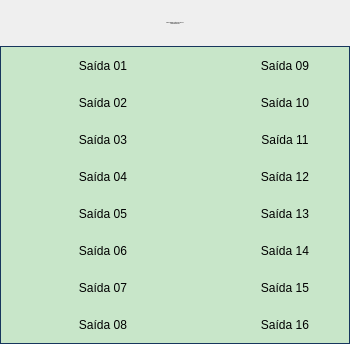
<?xml version="1.0" encoding="UTF-8"?>
<ui version="4.0">
 <class>Form</class>
 <widget class="QWidget" name="Form">
  <property name="geometry">
   <rect>
    <x>0</x>
    <y>0</y>
    <width>350</width>
    <height>344</height>
   </rect>
  </property>
  <property name="minimumSize">
   <size>
    <width>350</width>
    <height>340</height>
   </size>
  </property>
  <property name="maximumSize">
   <size>
    <width>350</width>
    <height>344</height>
   </size>
  </property>
  <property name="windowTitle">
   <string>Cartão 5069-OB16 06 Controladora Booster</string>
  </property>
  <layout class="QVBoxLayout" name="verticalLayout">
   <property name="spacing">
    <number>0</number>
   </property>
   <property name="leftMargin">
    <number>0</number>
   </property>
   <property name="topMargin">
    <number>0</number>
   </property>
   <property name="rightMargin">
    <number>0</number>
   </property>
   <property name="bottomMargin">
    <number>0</number>
   </property>
   <item>
    <layout class="QVBoxLayout" name="verticalLayout_2">
     <property name="spacing">
      <number>0</number>
     </property>
     <item>
      <widget class="PyDMLabel" name="PyDMLabel_17">
       <property name="font">
        <font>
         <pointsize>-1</pointsize>
        </font>
       </property>
       <property name="toolTip">
        <string/>
       </property>
       <property name="styleSheet">
        <string notr="true">PyDMLabel {
 qproperty-alignment: AlignCenter;
 border: 1px solid #FF17365D;
 background-color: #FF17365D;
 color: rgb(255, 255, 255);
 min-height: 45px;
 max-height: 45px;
 font-size: 14px;
}
</string>
       </property>
       <property name="midLineWidth">
        <number>0</number>
       </property>
       <property name="text">
        <string>Falhas Hardware Cartão 5069-OB16 06
Controladora Booster</string>
       </property>
       <property name="alignment">
        <set>Qt::AlignCenter</set>
       </property>
      </widget>
     </item>
     <item>
      <widget class="QFrame" name="frame">
       <property name="styleSheet">
        <string notr="true">QFrame#frame{
     border: 1px solid #FF17365D;
	 background-color: #c8e6c9;
}

PyDMByteIndicator {
  min-height: 1.50em;
  max-height: 1.50em;
  min-width: 1.50em;
}</string>
       </property>
       <property name="frameShape">
        <enum>QFrame::StyledPanel</enum>
       </property>
       <property name="frameShadow">
        <enum>QFrame::Raised</enum>
       </property>
       <layout class="QVBoxLayout" name="verticalLayout_3">
        <property name="spacing">
         <number>0</number>
        </property>
        <property name="leftMargin">
         <number>0</number>
        </property>
        <property name="topMargin">
         <number>0</number>
        </property>
        <property name="rightMargin">
         <number>0</number>
        </property>
        <property name="bottomMargin">
         <number>0</number>
        </property>
        <item>
         <layout class="QGridLayout" name="gridLayout">
          <property name="leftMargin">
           <number>5</number>
          </property>
          <property name="topMargin">
           <number>5</number>
          </property>
          <property name="rightMargin">
           <number>5</number>
          </property>
          <property name="bottomMargin">
           <number>5</number>
          </property>
          <property name="horizontalSpacing">
           <number>5</number>
          </property>
          <property name="verticalSpacing">
           <number>10</number>
          </property>
          <item row="4" column="0">
           <widget class="PyDMByteIndicator" name="PyDMByteIndicator_5">
            <property name="sizePolicy">
             <sizepolicy hsizetype="Fixed" vsizetype="Fixed">
              <horstretch>0</horstretch>
              <verstretch>0</verstretch>
             </sizepolicy>
            </property>
            <property name="minimumSize">
             <size>
              <width>27</width>
              <height>27</height>
             </size>
            </property>
            <property name="maximumSize">
             <size>
              <width>30</width>
              <height>27</height>
             </size>
            </property>
            <property name="toolTip">
             <string/>
            </property>
            <property name="channel" stdset="0">
             <string>ca://RA-RaBO02:RF-IntlkCtrl:OutDig04-Mon.VAL</string>
            </property>
            <property name="onColor" stdset="0">
             <color>
              <red>255</red>
              <green>0</green>
              <blue>0</blue>
             </color>
            </property>
            <property name="offColor" stdset="0">
             <color>
              <red>0</red>
              <green>255</green>
              <blue>0</blue>
             </color>
            </property>
            <property name="showLabels" stdset="0">
             <bool>false</bool>
            </property>
            <property name="circles" stdset="0">
             <bool>true</bool>
            </property>
           </widget>
          </item>
          <item row="4" column="1">
           <widget class="PyDMLabel" name="PyDMLabel_5">
            <property name="sizePolicy">
             <sizepolicy hsizetype="Fixed" vsizetype="Fixed">
              <horstretch>0</horstretch>
              <verstretch>0</verstretch>
             </sizepolicy>
            </property>
            <property name="minimumSize">
             <size>
              <width>100</width>
              <height>25</height>
             </size>
            </property>
            <property name="maximumSize">
             <size>
              <width>100</width>
              <height>25</height>
             </size>
            </property>
            <property name="toolTip">
             <string/>
            </property>
            <property name="text">
             <string>Saída 05</string>
            </property>
            <property name="alignment">
             <set>Qt::AlignCenter</set>
            </property>
           </widget>
          </item>
          <item row="0" column="4">
           <widget class="PyDMLabel" name="PyDMLabel_9">
            <property name="sizePolicy">
             <sizepolicy hsizetype="Fixed" vsizetype="Fixed">
              <horstretch>0</horstretch>
              <verstretch>0</verstretch>
             </sizepolicy>
            </property>
            <property name="minimumSize">
             <size>
              <width>100</width>
              <height>25</height>
             </size>
            </property>
            <property name="maximumSize">
             <size>
              <width>100</width>
              <height>25</height>
             </size>
            </property>
            <property name="toolTip">
             <string/>
            </property>
            <property name="text">
             <string>Saída 09</string>
            </property>
            <property name="alignment">
             <set>Qt::AlignCenter</set>
            </property>
           </widget>
          </item>
          <item row="7" column="3">
           <widget class="PyDMByteIndicator" name="PyDMByteIndicator_16">
            <property name="sizePolicy">
             <sizepolicy hsizetype="Fixed" vsizetype="Fixed">
              <horstretch>0</horstretch>
              <verstretch>0</verstretch>
             </sizepolicy>
            </property>
            <property name="minimumSize">
             <size>
              <width>27</width>
              <height>27</height>
             </size>
            </property>
            <property name="maximumSize">
             <size>
              <width>30</width>
              <height>27</height>
             </size>
            </property>
            <property name="toolTip">
             <string/>
            </property>
            <property name="channel" stdset="0">
             <string>ca://RA-RaBO02:RF-IntlkCtrl:OutDig15-Mon.VAL</string>
            </property>
            <property name="onColor" stdset="0">
             <color>
              <red>255</red>
              <green>0</green>
              <blue>0</blue>
             </color>
            </property>
            <property name="offColor" stdset="0">
             <color>
              <red>0</red>
              <green>255</green>
              <blue>0</blue>
             </color>
            </property>
            <property name="showLabels" stdset="0">
             <bool>false</bool>
            </property>
            <property name="circles" stdset="0">
             <bool>true</bool>
            </property>
           </widget>
          </item>
          <item row="2" column="1">
           <widget class="PyDMLabel" name="PyDMLabel_3">
            <property name="sizePolicy">
             <sizepolicy hsizetype="Fixed" vsizetype="Fixed">
              <horstretch>0</horstretch>
              <verstretch>0</verstretch>
             </sizepolicy>
            </property>
            <property name="minimumSize">
             <size>
              <width>100</width>
              <height>25</height>
             </size>
            </property>
            <property name="maximumSize">
             <size>
              <width>100</width>
              <height>25</height>
             </size>
            </property>
            <property name="toolTip">
             <string/>
            </property>
            <property name="text">
             <string>Saída 03</string>
            </property>
            <property name="alignment">
             <set>Qt::AlignCenter</set>
            </property>
           </widget>
          </item>
          <item row="6" column="1">
           <widget class="PyDMLabel" name="PyDMLabel_7">
            <property name="sizePolicy">
             <sizepolicy hsizetype="Fixed" vsizetype="Fixed">
              <horstretch>0</horstretch>
              <verstretch>0</verstretch>
             </sizepolicy>
            </property>
            <property name="minimumSize">
             <size>
              <width>100</width>
              <height>25</height>
             </size>
            </property>
            <property name="maximumSize">
             <size>
              <width>100</width>
              <height>25</height>
             </size>
            </property>
            <property name="toolTip">
             <string/>
            </property>
            <property name="text">
             <string>Saída 07</string>
            </property>
            <property name="alignment">
             <set>Qt::AlignCenter</set>
            </property>
           </widget>
          </item>
          <item row="3" column="1">
           <widget class="PyDMLabel" name="PyDMLabel_4">
            <property name="sizePolicy">
             <sizepolicy hsizetype="Fixed" vsizetype="Fixed">
              <horstretch>0</horstretch>
              <verstretch>0</verstretch>
             </sizepolicy>
            </property>
            <property name="minimumSize">
             <size>
              <width>100</width>
              <height>25</height>
             </size>
            </property>
            <property name="maximumSize">
             <size>
              <width>100</width>
              <height>25</height>
             </size>
            </property>
            <property name="toolTip">
             <string/>
            </property>
            <property name="text">
             <string>Saída 04</string>
            </property>
            <property name="alignment">
             <set>Qt::AlignCenter</set>
            </property>
           </widget>
          </item>
          <item row="1" column="3">
           <widget class="PyDMByteIndicator" name="PyDMByteIndicator_10">
            <property name="sizePolicy">
             <sizepolicy hsizetype="Fixed" vsizetype="Fixed">
              <horstretch>0</horstretch>
              <verstretch>0</verstretch>
             </sizepolicy>
            </property>
            <property name="minimumSize">
             <size>
              <width>27</width>
              <height>27</height>
             </size>
            </property>
            <property name="maximumSize">
             <size>
              <width>30</width>
              <height>27</height>
             </size>
            </property>
            <property name="toolTip">
             <string/>
            </property>
            <property name="channel" stdset="0">
             <string>ca://RA-RaBO02:RF-IntlkCtrl:OutDig09-Mon.VAL</string>
            </property>
            <property name="onColor" stdset="0">
             <color>
              <red>255</red>
              <green>0</green>
              <blue>0</blue>
             </color>
            </property>
            <property name="offColor" stdset="0">
             <color>
              <red>0</red>
              <green>255</green>
              <blue>0</blue>
             </color>
            </property>
            <property name="showLabels" stdset="0">
             <bool>false</bool>
            </property>
            <property name="circles" stdset="0">
             <bool>true</bool>
            </property>
           </widget>
          </item>
          <item row="1" column="0">
           <widget class="PyDMByteIndicator" name="PyDMByteIndicator_2">
            <property name="sizePolicy">
             <sizepolicy hsizetype="Fixed" vsizetype="Fixed">
              <horstretch>0</horstretch>
              <verstretch>0</verstretch>
             </sizepolicy>
            </property>
            <property name="minimumSize">
             <size>
              <width>27</width>
              <height>27</height>
             </size>
            </property>
            <property name="maximumSize">
             <size>
              <width>30</width>
              <height>27</height>
             </size>
            </property>
            <property name="toolTip">
             <string/>
            </property>
            <property name="channel" stdset="0">
             <string>ca://RA-RaBO02:RF-IntlkCtrl:OutDig01-Mon.VAL</string>
            </property>
            <property name="onColor" stdset="0">
             <color>
              <red>255</red>
              <green>0</green>
              <blue>0</blue>
             </color>
            </property>
            <property name="offColor" stdset="0">
             <color>
              <red>0</red>
              <green>255</green>
              <blue>0</blue>
             </color>
            </property>
            <property name="showLabels" stdset="0">
             <bool>false</bool>
            </property>
            <property name="circles" stdset="0">
             <bool>true</bool>
            </property>
           </widget>
          </item>
          <item row="7" column="4">
           <widget class="PyDMLabel" name="PyDMLabel_16">
            <property name="sizePolicy">
             <sizepolicy hsizetype="Fixed" vsizetype="Fixed">
              <horstretch>0</horstretch>
              <verstretch>0</verstretch>
             </sizepolicy>
            </property>
            <property name="minimumSize">
             <size>
              <width>100</width>
              <height>25</height>
             </size>
            </property>
            <property name="maximumSize">
             <size>
              <width>100</width>
              <height>25</height>
             </size>
            </property>
            <property name="toolTip">
             <string/>
            </property>
            <property name="text">
             <string>Saída 16</string>
            </property>
            <property name="alignment">
             <set>Qt::AlignCenter</set>
            </property>
           </widget>
          </item>
          <item row="4" column="3">
           <widget class="PyDMByteIndicator" name="PyDMByteIndicator_13">
            <property name="sizePolicy">
             <sizepolicy hsizetype="Fixed" vsizetype="Fixed">
              <horstretch>0</horstretch>
              <verstretch>0</verstretch>
             </sizepolicy>
            </property>
            <property name="minimumSize">
             <size>
              <width>27</width>
              <height>27</height>
             </size>
            </property>
            <property name="maximumSize">
             <size>
              <width>30</width>
              <height>27</height>
             </size>
            </property>
            <property name="toolTip">
             <string/>
            </property>
            <property name="channel" stdset="0">
             <string>ca://RA-RaBO02:RF-IntlkCtrl:OutDig12-Mon.VAL</string>
            </property>
            <property name="onColor" stdset="0">
             <color>
              <red>255</red>
              <green>0</green>
              <blue>0</blue>
             </color>
            </property>
            <property name="offColor" stdset="0">
             <color>
              <red>0</red>
              <green>255</green>
              <blue>0</blue>
             </color>
            </property>
            <property name="showLabels" stdset="0">
             <bool>false</bool>
            </property>
            <property name="circles" stdset="0">
             <bool>true</bool>
            </property>
           </widget>
          </item>
          <item row="6" column="4">
           <widget class="PyDMLabel" name="PyDMLabel_15">
            <property name="sizePolicy">
             <sizepolicy hsizetype="Fixed" vsizetype="Fixed">
              <horstretch>0</horstretch>
              <verstretch>0</verstretch>
             </sizepolicy>
            </property>
            <property name="minimumSize">
             <size>
              <width>100</width>
              <height>25</height>
             </size>
            </property>
            <property name="maximumSize">
             <size>
              <width>100</width>
              <height>25</height>
             </size>
            </property>
            <property name="toolTip">
             <string/>
            </property>
            <property name="text">
             <string>Saída 15</string>
            </property>
            <property name="alignment">
             <set>Qt::AlignCenter</set>
            </property>
           </widget>
          </item>
          <item row="2" column="4">
           <widget class="PyDMLabel" name="PyDMLabel_11">
            <property name="sizePolicy">
             <sizepolicy hsizetype="Fixed" vsizetype="Fixed">
              <horstretch>0</horstretch>
              <verstretch>0</verstretch>
             </sizepolicy>
            </property>
            <property name="minimumSize">
             <size>
              <width>100</width>
              <height>25</height>
             </size>
            </property>
            <property name="maximumSize">
             <size>
              <width>100</width>
              <height>25</height>
             </size>
            </property>
            <property name="toolTip">
             <string/>
            </property>
            <property name="text">
             <string>Saída 11</string>
            </property>
            <property name="alignment">
             <set>Qt::AlignCenter</set>
            </property>
           </widget>
          </item>
          <item row="2" column="0">
           <widget class="PyDMByteIndicator" name="PyDMByteIndicator_3">
            <property name="sizePolicy">
             <sizepolicy hsizetype="Fixed" vsizetype="Fixed">
              <horstretch>0</horstretch>
              <verstretch>0</verstretch>
             </sizepolicy>
            </property>
            <property name="minimumSize">
             <size>
              <width>27</width>
              <height>27</height>
             </size>
            </property>
            <property name="maximumSize">
             <size>
              <width>30</width>
              <height>27</height>
             </size>
            </property>
            <property name="toolTip">
             <string/>
            </property>
            <property name="channel" stdset="0">
             <string>ca://RA-RaBO02:RF-IntlkCtrl:OutDig02-Mon.VAL</string>
            </property>
            <property name="onColor" stdset="0">
             <color>
              <red>255</red>
              <green>0</green>
              <blue>0</blue>
             </color>
            </property>
            <property name="offColor" stdset="0">
             <color>
              <red>0</red>
              <green>255</green>
              <blue>0</blue>
             </color>
            </property>
            <property name="showLabels" stdset="0">
             <bool>false</bool>
            </property>
            <property name="circles" stdset="0">
             <bool>true</bool>
            </property>
           </widget>
          </item>
          <item row="5" column="1">
           <widget class="PyDMLabel" name="PyDMLabel_6">
            <property name="sizePolicy">
             <sizepolicy hsizetype="Fixed" vsizetype="Fixed">
              <horstretch>0</horstretch>
              <verstretch>0</verstretch>
             </sizepolicy>
            </property>
            <property name="minimumSize">
             <size>
              <width>100</width>
              <height>25</height>
             </size>
            </property>
            <property name="maximumSize">
             <size>
              <width>100</width>
              <height>25</height>
             </size>
            </property>
            <property name="toolTip">
             <string/>
            </property>
            <property name="text">
             <string>Saída 06</string>
            </property>
            <property name="alignment">
             <set>Qt::AlignCenter</set>
            </property>
           </widget>
          </item>
          <item row="6" column="0">
           <widget class="PyDMByteIndicator" name="PyDMByteIndicator_7">
            <property name="sizePolicy">
             <sizepolicy hsizetype="Fixed" vsizetype="Fixed">
              <horstretch>0</horstretch>
              <verstretch>0</verstretch>
             </sizepolicy>
            </property>
            <property name="minimumSize">
             <size>
              <width>27</width>
              <height>27</height>
             </size>
            </property>
            <property name="maximumSize">
             <size>
              <width>30</width>
              <height>27</height>
             </size>
            </property>
            <property name="toolTip">
             <string/>
            </property>
            <property name="channel" stdset="0">
             <string>ca://RA-RaBO02:RF-IntlkCtrl:OutDig06-Mon.VAL</string>
            </property>
            <property name="onColor" stdset="0">
             <color>
              <red>255</red>
              <green>0</green>
              <blue>0</blue>
             </color>
            </property>
            <property name="offColor" stdset="0">
             <color>
              <red>0</red>
              <green>255</green>
              <blue>0</blue>
             </color>
            </property>
            <property name="orientation" stdset="0">
             <enum>Qt::Vertical</enum>
            </property>
            <property name="showLabels" stdset="0">
             <bool>false</bool>
            </property>
            <property name="circles" stdset="0">
             <bool>true</bool>
            </property>
           </widget>
          </item>
          <item row="5" column="4">
           <widget class="PyDMLabel" name="PyDMLabel_14">
            <property name="sizePolicy">
             <sizepolicy hsizetype="Fixed" vsizetype="Fixed">
              <horstretch>0</horstretch>
              <verstretch>0</verstretch>
             </sizepolicy>
            </property>
            <property name="minimumSize">
             <size>
              <width>100</width>
              <height>25</height>
             </size>
            </property>
            <property name="maximumSize">
             <size>
              <width>100</width>
              <height>25</height>
             </size>
            </property>
            <property name="toolTip">
             <string/>
            </property>
            <property name="text">
             <string>Saída 14</string>
            </property>
            <property name="alignment">
             <set>Qt::AlignCenter</set>
            </property>
           </widget>
          </item>
          <item row="6" column="3">
           <widget class="PyDMByteIndicator" name="PyDMByteIndicator_15">
            <property name="sizePolicy">
             <sizepolicy hsizetype="Fixed" vsizetype="Fixed">
              <horstretch>0</horstretch>
              <verstretch>0</verstretch>
             </sizepolicy>
            </property>
            <property name="minimumSize">
             <size>
              <width>27</width>
              <height>27</height>
             </size>
            </property>
            <property name="maximumSize">
             <size>
              <width>30</width>
              <height>27</height>
             </size>
            </property>
            <property name="toolTip">
             <string/>
            </property>
            <property name="channel" stdset="0">
             <string>ca://RA-RaBO02:RF-IntlkCtrl:OutDig14-Mon.VAL</string>
            </property>
            <property name="onColor" stdset="0">
             <color>
              <red>255</red>
              <green>0</green>
              <blue>0</blue>
             </color>
            </property>
            <property name="offColor" stdset="0">
             <color>
              <red>0</red>
              <green>255</green>
              <blue>0</blue>
             </color>
            </property>
            <property name="showLabels" stdset="0">
             <bool>false</bool>
            </property>
            <property name="circles" stdset="0">
             <bool>true</bool>
            </property>
           </widget>
          </item>
          <item row="0" column="1">
           <widget class="PyDMLabel" name="PyDMLabel">
            <property name="sizePolicy">
             <sizepolicy hsizetype="Fixed" vsizetype="Fixed">
              <horstretch>0</horstretch>
              <verstretch>0</verstretch>
             </sizepolicy>
            </property>
            <property name="minimumSize">
             <size>
              <width>100</width>
              <height>25</height>
             </size>
            </property>
            <property name="maximumSize">
             <size>
              <width>100</width>
              <height>25</height>
             </size>
            </property>
            <property name="toolTip">
             <string/>
            </property>
            <property name="text">
             <string>Saída 01</string>
            </property>
            <property name="alignment">
             <set>Qt::AlignCenter</set>
            </property>
            <property name="channel" stdset="0">
             <string/>
            </property>
           </widget>
          </item>
          <item row="0" column="0">
           <widget class="PyDMByteIndicator" name="PyDMByteIndicator">
            <property name="sizePolicy">
             <sizepolicy hsizetype="Fixed" vsizetype="Fixed">
              <horstretch>0</horstretch>
              <verstretch>0</verstretch>
             </sizepolicy>
            </property>
            <property name="minimumSize">
             <size>
              <width>27</width>
              <height>27</height>
             </size>
            </property>
            <property name="maximumSize">
             <size>
              <width>30</width>
              <height>27</height>
             </size>
            </property>
            <property name="toolTip">
             <string/>
            </property>
            <property name="channel" stdset="0">
             <string>ca://RA-RaBO02:RF-IntlkCtrl:OutDig00-Mon.VAL</string>
            </property>
            <property name="onColor" stdset="0">
             <color>
              <red>255</red>
              <green>0</green>
              <blue>0</blue>
             </color>
            </property>
            <property name="offColor" stdset="0">
             <color>
              <red>0</red>
              <green>255</green>
              <blue>0</blue>
             </color>
            </property>
            <property name="showLabels" stdset="0">
             <bool>false</bool>
            </property>
            <property name="circles" stdset="0">
             <bool>true</bool>
            </property>
            <property name="labelPosition" stdset="0">
             <enum>QTabWidget::East</enum>
            </property>
           </widget>
          </item>
          <item row="1" column="4">
           <widget class="PyDMLabel" name="PyDMLabel_10">
            <property name="sizePolicy">
             <sizepolicy hsizetype="Fixed" vsizetype="Fixed">
              <horstretch>0</horstretch>
              <verstretch>0</verstretch>
             </sizepolicy>
            </property>
            <property name="minimumSize">
             <size>
              <width>100</width>
              <height>25</height>
             </size>
            </property>
            <property name="maximumSize">
             <size>
              <width>100</width>
              <height>25</height>
             </size>
            </property>
            <property name="toolTip">
             <string/>
            </property>
            <property name="text">
             <string>Saída 10</string>
            </property>
            <property name="alignment">
             <set>Qt::AlignCenter</set>
            </property>
           </widget>
          </item>
          <item row="2" column="3">
           <widget class="PyDMByteIndicator" name="PyDMByteIndicator_11">
            <property name="sizePolicy">
             <sizepolicy hsizetype="Fixed" vsizetype="Fixed">
              <horstretch>0</horstretch>
              <verstretch>0</verstretch>
             </sizepolicy>
            </property>
            <property name="minimumSize">
             <size>
              <width>27</width>
              <height>27</height>
             </size>
            </property>
            <property name="maximumSize">
             <size>
              <width>30</width>
              <height>27</height>
             </size>
            </property>
            <property name="toolTip">
             <string/>
            </property>
            <property name="channel" stdset="0">
             <string>ca://RA-RaBO02:RF-IntlkCtrl:OutDig10-Mon.VAL</string>
            </property>
            <property name="onColor" stdset="0">
             <color>
              <red>255</red>
              <green>0</green>
              <blue>0</blue>
             </color>
            </property>
            <property name="offColor" stdset="0">
             <color>
              <red>0</red>
              <green>255</green>
              <blue>0</blue>
             </color>
            </property>
            <property name="showLabels" stdset="0">
             <bool>false</bool>
            </property>
            <property name="circles" stdset="0">
             <bool>true</bool>
            </property>
           </widget>
          </item>
          <item row="3" column="0">
           <widget class="PyDMByteIndicator" name="PyDMByteIndicator_4">
            <property name="sizePolicy">
             <sizepolicy hsizetype="Fixed" vsizetype="Fixed">
              <horstretch>0</horstretch>
              <verstretch>0</verstretch>
             </sizepolicy>
            </property>
            <property name="minimumSize">
             <size>
              <width>27</width>
              <height>27</height>
             </size>
            </property>
            <property name="maximumSize">
             <size>
              <width>30</width>
              <height>27</height>
             </size>
            </property>
            <property name="toolTip">
             <string/>
            </property>
            <property name="channel" stdset="0">
             <string>ca://RA-RaBO02:RF-IntlkCtrl:OutDig03-Mon.VAL</string>
            </property>
            <property name="onColor" stdset="0">
             <color>
              <red>255</red>
              <green>0</green>
              <blue>0</blue>
             </color>
            </property>
            <property name="offColor" stdset="0">
             <color>
              <red>0</red>
              <green>255</green>
              <blue>0</blue>
             </color>
            </property>
            <property name="showLabels" stdset="0">
             <bool>false</bool>
            </property>
            <property name="circles" stdset="0">
             <bool>true</bool>
            </property>
           </widget>
          </item>
          <item row="4" column="4">
           <widget class="PyDMLabel" name="PyDMLabel_13">
            <property name="sizePolicy">
             <sizepolicy hsizetype="Fixed" vsizetype="Fixed">
              <horstretch>0</horstretch>
              <verstretch>0</verstretch>
             </sizepolicy>
            </property>
            <property name="minimumSize">
             <size>
              <width>100</width>
              <height>25</height>
             </size>
            </property>
            <property name="maximumSize">
             <size>
              <width>100</width>
              <height>25</height>
             </size>
            </property>
            <property name="toolTip">
             <string/>
            </property>
            <property name="text">
             <string>Saída 13</string>
            </property>
            <property name="alignment">
             <set>Qt::AlignCenter</set>
            </property>
           </widget>
          </item>
          <item row="3" column="3">
           <widget class="PyDMByteIndicator" name="PyDMByteIndicator_12">
            <property name="sizePolicy">
             <sizepolicy hsizetype="Fixed" vsizetype="Fixed">
              <horstretch>0</horstretch>
              <verstretch>0</verstretch>
             </sizepolicy>
            </property>
            <property name="minimumSize">
             <size>
              <width>27</width>
              <height>27</height>
             </size>
            </property>
            <property name="maximumSize">
             <size>
              <width>30</width>
              <height>27</height>
             </size>
            </property>
            <property name="toolTip">
             <string/>
            </property>
            <property name="channel" stdset="0">
             <string>ca://RA-RaBO02:RF-IntlkCtrl:OutDig11-Mon.VAL</string>
            </property>
            <property name="onColor" stdset="0">
             <color>
              <red>255</red>
              <green>0</green>
              <blue>0</blue>
             </color>
            </property>
            <property name="offColor" stdset="0">
             <color>
              <red>0</red>
              <green>255</green>
              <blue>0</blue>
             </color>
            </property>
            <property name="showLabels" stdset="0">
             <bool>false</bool>
            </property>
            <property name="circles" stdset="0">
             <bool>true</bool>
            </property>
           </widget>
          </item>
          <item row="1" column="1">
           <widget class="PyDMLabel" name="PyDMLabel_2">
            <property name="sizePolicy">
             <sizepolicy hsizetype="Fixed" vsizetype="Fixed">
              <horstretch>0</horstretch>
              <verstretch>0</verstretch>
             </sizepolicy>
            </property>
            <property name="minimumSize">
             <size>
              <width>100</width>
              <height>25</height>
             </size>
            </property>
            <property name="maximumSize">
             <size>
              <width>100</width>
              <height>25</height>
             </size>
            </property>
            <property name="toolTip">
             <string/>
            </property>
            <property name="text">
             <string>Saída 02</string>
            </property>
            <property name="alignment">
             <set>Qt::AlignCenter</set>
            </property>
           </widget>
          </item>
          <item row="0" column="2" rowspan="8">
           <spacer name="verticalSpacer">
            <property name="orientation">
             <enum>Qt::Vertical</enum>
            </property>
            <property name="sizeHint" stdset="0">
             <size>
              <width>30</width>
              <height>40</height>
             </size>
            </property>
           </spacer>
          </item>
          <item row="7" column="0">
           <widget class="PyDMByteIndicator" name="PyDMByteIndicator_8">
            <property name="sizePolicy">
             <sizepolicy hsizetype="Fixed" vsizetype="Fixed">
              <horstretch>0</horstretch>
              <verstretch>0</verstretch>
             </sizepolicy>
            </property>
            <property name="minimumSize">
             <size>
              <width>27</width>
              <height>27</height>
             </size>
            </property>
            <property name="maximumSize">
             <size>
              <width>30</width>
              <height>27</height>
             </size>
            </property>
            <property name="toolTip">
             <string/>
            </property>
            <property name="channel" stdset="0">
             <string>ca://RA-RaBO02:RF-IntlkCtrl:OutDig07-Mon.VAL</string>
            </property>
            <property name="onColor" stdset="0">
             <color>
              <red>255</red>
              <green>0</green>
              <blue>0</blue>
             </color>
            </property>
            <property name="offColor" stdset="0">
             <color>
              <red>0</red>
              <green>255</green>
              <blue>0</blue>
             </color>
            </property>
            <property name="showLabels" stdset="0">
             <bool>false</bool>
            </property>
            <property name="circles" stdset="0">
             <bool>true</bool>
            </property>
           </widget>
          </item>
          <item row="5" column="0">
           <widget class="PyDMByteIndicator" name="PyDMByteIndicator_6">
            <property name="sizePolicy">
             <sizepolicy hsizetype="Fixed" vsizetype="Fixed">
              <horstretch>0</horstretch>
              <verstretch>0</verstretch>
             </sizepolicy>
            </property>
            <property name="minimumSize">
             <size>
              <width>27</width>
              <height>27</height>
             </size>
            </property>
            <property name="maximumSize">
             <size>
              <width>30</width>
              <height>27</height>
             </size>
            </property>
            <property name="toolTip">
             <string/>
            </property>
            <property name="channel" stdset="0">
             <string>ca://RA-RaBO02:RF-IntlkCtrl:OutDig05-Mon.VAL</string>
            </property>
            <property name="onColor" stdset="0">
             <color>
              <red>255</red>
              <green>0</green>
              <blue>0</blue>
             </color>
            </property>
            <property name="offColor" stdset="0">
             <color>
              <red>0</red>
              <green>255</green>
              <blue>0</blue>
             </color>
            </property>
            <property name="showLabels" stdset="0">
             <bool>false</bool>
            </property>
            <property name="circles" stdset="0">
             <bool>true</bool>
            </property>
           </widget>
          </item>
          <item row="5" column="3">
           <widget class="PyDMByteIndicator" name="PyDMByteIndicator_14">
            <property name="sizePolicy">
             <sizepolicy hsizetype="Fixed" vsizetype="Fixed">
              <horstretch>0</horstretch>
              <verstretch>0</verstretch>
             </sizepolicy>
            </property>
            <property name="minimumSize">
             <size>
              <width>27</width>
              <height>27</height>
             </size>
            </property>
            <property name="maximumSize">
             <size>
              <width>30</width>
              <height>27</height>
             </size>
            </property>
            <property name="toolTip">
             <string/>
            </property>
            <property name="channel" stdset="0">
             <string>ca://RA-RaBO02:RF-IntlkCtrl:OutDig13-Mon.VAL</string>
            </property>
            <property name="onColor" stdset="0">
             <color>
              <red>255</red>
              <green>0</green>
              <blue>0</blue>
             </color>
            </property>
            <property name="offColor" stdset="0">
             <color>
              <red>0</red>
              <green>255</green>
              <blue>0</blue>
             </color>
            </property>
            <property name="showLabels" stdset="0">
             <bool>false</bool>
            </property>
            <property name="circles" stdset="0">
             <bool>true</bool>
            </property>
           </widget>
          </item>
          <item row="0" column="3">
           <widget class="PyDMByteIndicator" name="PyDMByteIndicator_9">
            <property name="sizePolicy">
             <sizepolicy hsizetype="Fixed" vsizetype="Fixed">
              <horstretch>0</horstretch>
              <verstretch>0</verstretch>
             </sizepolicy>
            </property>
            <property name="minimumSize">
             <size>
              <width>27</width>
              <height>27</height>
             </size>
            </property>
            <property name="maximumSize">
             <size>
              <width>30</width>
              <height>27</height>
             </size>
            </property>
            <property name="toolTip">
             <string/>
            </property>
            <property name="alarmSensitiveContent" stdset="0">
             <bool>false</bool>
            </property>
            <property name="alarmSensitiveBorder" stdset="0">
             <bool>true</bool>
            </property>
            <property name="PyDMToolTip" stdset="0">
             <string/>
            </property>
            <property name="channel" stdset="0">
             <string>ca://RA-RaBO02:RF-IntlkCtrl:OutDig08-Mon.VAL</string>
            </property>
            <property name="onColor" stdset="0">
             <color>
              <red>255</red>
              <green>0</green>
              <blue>0</blue>
             </color>
            </property>
            <property name="offColor" stdset="0">
             <color>
              <red>0</red>
              <green>255</green>
              <blue>0</blue>
             </color>
            </property>
            <property name="showLabels" stdset="0">
             <bool>false</bool>
            </property>
            <property name="bigEndian" stdset="0">
             <bool>false</bool>
            </property>
            <property name="circles" stdset="0">
             <bool>true</bool>
            </property>
            <property name="numBits" stdset="0">
             <number>1</number>
            </property>
            <property name="shift" stdset="0">
             <number>0</number>
            </property>
            <property name="labels" stdset="0">
             <stringlist>
              <string>Bit 0</string>
             </stringlist>
            </property>
           </widget>
          </item>
          <item row="7" column="1">
           <widget class="PyDMLabel" name="PyDMLabel_8">
            <property name="sizePolicy">
             <sizepolicy hsizetype="Fixed" vsizetype="Fixed">
              <horstretch>0</horstretch>
              <verstretch>0</verstretch>
             </sizepolicy>
            </property>
            <property name="minimumSize">
             <size>
              <width>100</width>
              <height>25</height>
             </size>
            </property>
            <property name="maximumSize">
             <size>
              <width>100</width>
              <height>25</height>
             </size>
            </property>
            <property name="toolTip">
             <string/>
            </property>
            <property name="text">
             <string>Saída 08</string>
            </property>
            <property name="alignment">
             <set>Qt::AlignCenter</set>
            </property>
           </widget>
          </item>
          <item row="3" column="4">
           <widget class="PyDMLabel" name="PyDMLabel_12">
            <property name="sizePolicy">
             <sizepolicy hsizetype="Fixed" vsizetype="Fixed">
              <horstretch>0</horstretch>
              <verstretch>0</verstretch>
             </sizepolicy>
            </property>
            <property name="minimumSize">
             <size>
              <width>100</width>
              <height>25</height>
             </size>
            </property>
            <property name="maximumSize">
             <size>
              <width>100</width>
              <height>25</height>
             </size>
            </property>
            <property name="toolTip">
             <string/>
            </property>
            <property name="text">
             <string>Saída 12</string>
            </property>
            <property name="alignment">
             <set>Qt::AlignCenter</set>
            </property>
           </widget>
          </item>
         </layout>
        </item>
       </layout>
      </widget>
     </item>
    </layout>
   </item>
  </layout>
 </widget>
 <customwidgets>
  <customwidget>
   <class>PyDMLabel</class>
   <extends>QLabel</extends>
   <header>pydm.widgets.label</header>
  </customwidget>
  <customwidget>
   <class>PyDMByteIndicator</class>
   <extends>QWidget</extends>
   <header>pydm.widgets.byte</header>
  </customwidget>
 </customwidgets>
 <resources/>
 <connections/>
</ui>
